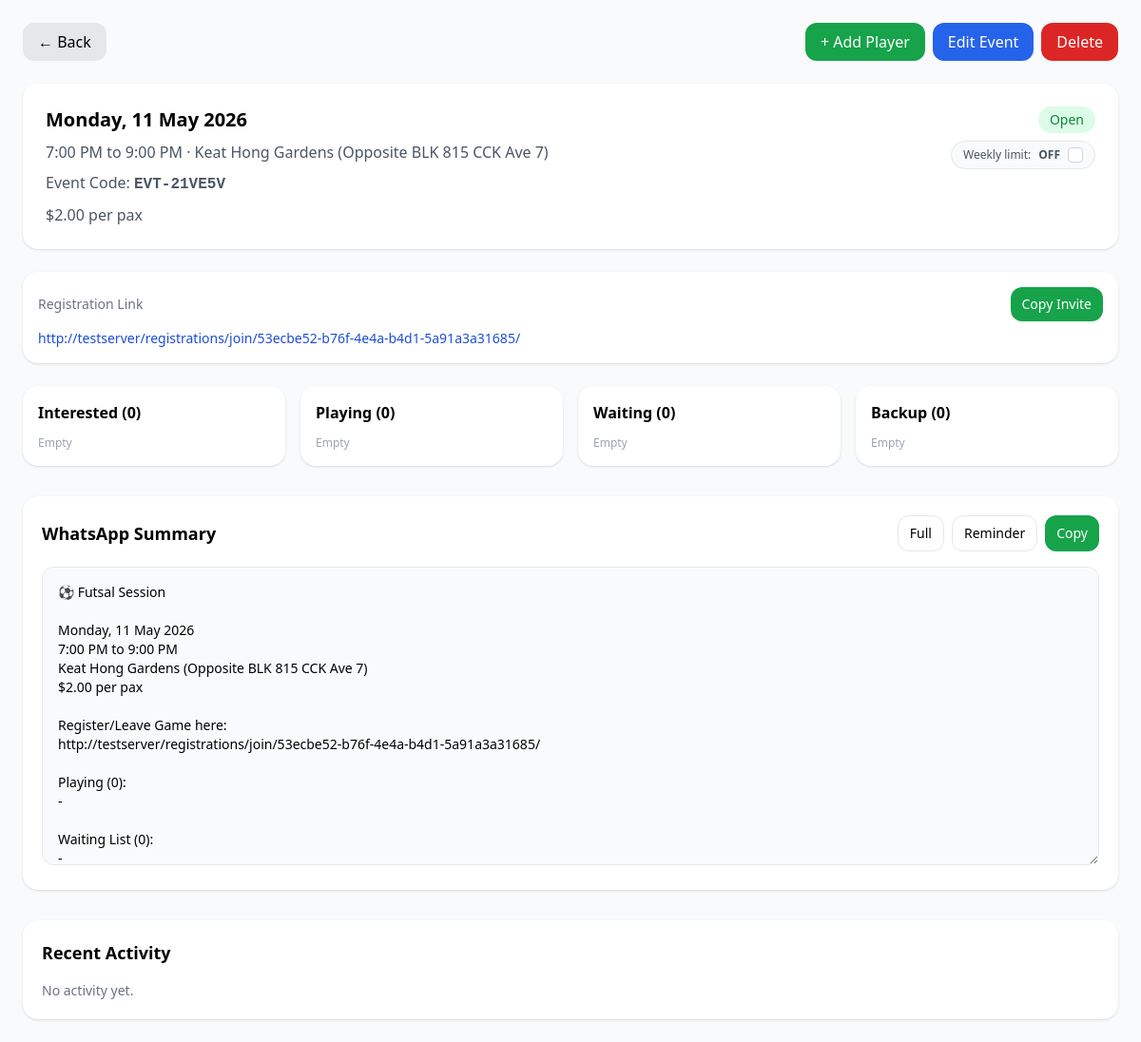
Before: /events/8/ (signed in) with the older database file.
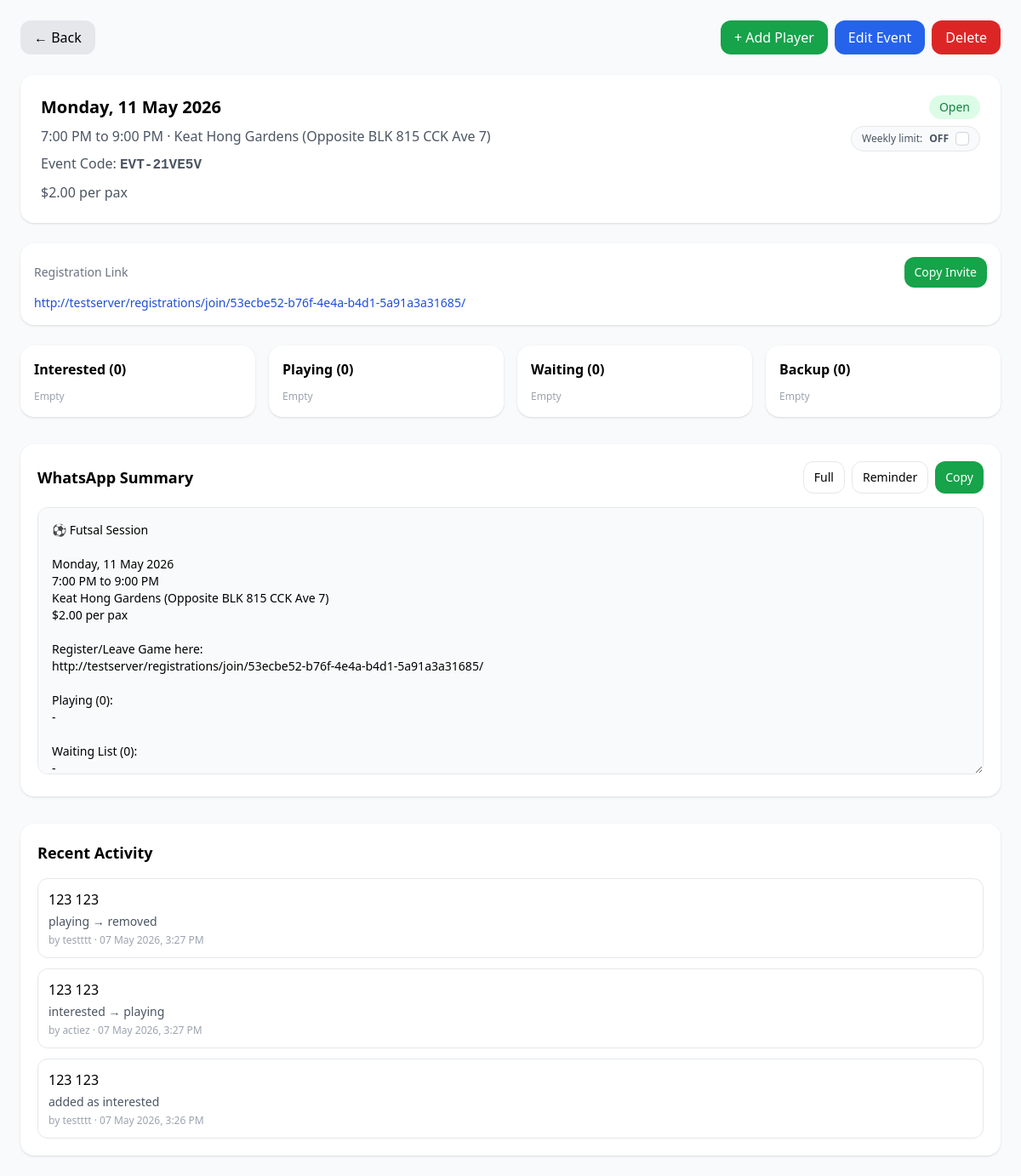
After: the same page with the newer database file.
### registrations/models.py (models this page shows, shortened)
class EventStatusLog(models.Model):
    registration = models.ForeignKey(EventRegistration, on_delete=models.CASCADE, related_name="status_logs")
    old_status = models.CharField(max_length=20, blank=True)
    new_status = models.CharField(max_length=20)
    changed_by = models.ForeignKey(
        settings.AUTH_USER_MODEL,
        on_delete=models.SET_NULL,
        null=True,
        related_name="registration_changes",
    )
    changed_at = models.DateTimeField(auto_now_add=True)

class EventRegistration(models.Model):
    STATUS_INTERESTED = "interested"
    STATUS_PLAYING = "playing"
    STATUS_WAITING = "waiting"
    STATUS_BACKUP = "backup"
    STATUS_REMOVED = "removed"
    STATUS_CHOICES = [
        (STATUS_INTERESTED, "Interested"),
        (STATUS_PLAYING, "Playing"),
        (STATUS_WAITING, "Waiting"),
        (STATUS_BACKUP, "Backup"),
        (STATUS_REMOVED, "Removed"),
    ]
    SOURCE_WEB = "web"
    SOURCE_WHATSAPP = "whatsapp"
    SOURCE_ADMIN = "admin"
    SOURCE_CHOICES = [
        (SOURCE_WEB, "Web"),
        (SOURCE_WHATSAPP, "WhatsApp"),
        (SOURCE_ADMIN, "Admin"),
    ]
    event = models.ForeignKey(Event, on_delete=models.CASCADE, related_name="registrations")
    user = models.ForeignKey(settings.AUTH_USER_MODEL, on_delete=models.CASCADE, related_name="event_registrations")
    sequence_number = models.PositiveIntegerField()
    status = models.CharField(max_length=20, choices=STATUS_CHOICES, default=STATUS_INTERESTED)
    source = models.CharField(
    max_length=20,
    choices=SOURCE_CHOICES,
    default=SOURCE_WEB,
    )
    registered_at = models.DateTimeField(auto_now_add=True)
    notified_at = models.DateTimeField(null=True, blank=True)
    remarks = models.TextField(blank=True)
    class Meta:
        unique_together = ("event", "user")
        ordering = ["sequence_number"]

### accounts/models.py (models this page shows, shortened)
class User(AbstractUser):
    ROLE_USER = "user"
    ROLE_ADMIN = "admin"
    ROLE_SUPERADMIN = "superadmin"
    ROLE_CHOICES = [
        (ROLE_USER, "User"),
        (ROLE_ADMIN, "Admin"),
        (ROLE_SUPERADMIN, "Superadmin"),
    ]
    PLAYER_NEW = "new"
    PLAYER_REGULAR = "regular"
    PLAYER_CORE = "core"
    PLAYER_NAUGHTY = "naughty"
    PLAYER_TYPE_CHOICES = [
        (PLAYER_NEW, "New"),
        (PLAYER_REGULAR, "Regular"),
        (PLAYER_CORE, "Core"),
        (PLAYER_NAUGHTY, "Naughty"),
    ]
    role = models.CharField(max_length=20, choices=ROLE_CHOICES, default=ROLE_USER)
    player_type = models.CharField(max_length=20, choices=PLAYER_TYPE_CHOICES, default=PLAYER_NEW)
    mobile_number = models.CharField(max_length=30, blank=True)
    games_played_count = models.PositiveIntegerField(default=0)
    email_verified = models.BooleanField(default=False)
    admin_notes = models.TextField(blank=True, default="")

### events/views.py (the view)
# urls.py: path("<int:pk>/", EventDetailView.as_view(), name="event_detail"),
class EventDetailView(AdminRequiredMixin, DetailView):
    model = Event
    template_name = "events/detail.html"
    context_object_name = "event"
    def get_context_data(self, **kwargs):
        context = super().get_context_data(**kwargs)
        event = self.object
        join_url = self.request.build_absolute_uri(
            reverse("join_event", kwargs={"token": event.registration_token})
        )
        registrations = event.registrations.select_related("user").order_by("sequence_number")
        interested_regs = registrations.filter(status=EventRegistration.STATUS_INTERESTED)
        playing_regs = registrations.filter(status=EventRegistration.STATUS_PLAYING)
        waiting_regs = registrations.filter(status=EventRegistration.STATUS_WAITING)
        backup_regs = registrations.filter(status=EventRegistration.STATUS_BACKUP)
        context["interested_regs"] = interested_regs
        context["playing_regs"] = playing_regs
        context["waiting_regs"] = waiting_regs
        context["backup_regs"] = backup_regs
        context["playing_full"] = playing_regs.count() >= event.playing_slots
        context["waiting_full"] = waiting_regs.count() >= event.waiting_slots
        playing_lines = [
            f"{idx}. {reg.user.get_full_name() or reg.user.username}"
            for idx, reg in enumerate(playing_regs, start=1)
        ]
        waiting_lines = [
            f"{idx}. {reg.user.get_full_name() or reg.user.username}"
            for idx, reg in enumerate(waiting_regs, start=1)
        ]
        full_summary_lines = [
            "⚽ Futsal Session",
            "",
            f"{event.weekday_display}, {event.date_display}",
            event.time_range_display,
            event.location,
            f"${event.amount_payable} per pax",
            "",
            "Register/Leave Game here:",
            join_url,
            "",
            f"Playing ({playing_regs.count()}):",
        ]
        full_summary_lines.extend(playing_lines or ["-"])
        full_summary_lines.extend([
            "",
            f"Waiting List ({waiting_regs.count()}):",
        ])
        full_summary_lines.extend(waiting_lines or ["-"])
        reminder_summary_lines = [
            "⚽ Futsal Reminder",
            "",
            f"{event.weekday_display}, {event.date_display}",
            event.time_range_display,
            event.location,
            "",
            f"Playing ({playing_regs.count()}):",
        ]
        reminder_summary_lines.extend(playing_lines or ["-"])
        invite_lines = [
            "⚽ Futsal Session",
            "",
            f"{event.weekday_display}, {event.date_display}",
            event.time_range_display,
            event.location,
            f"${event.amount_payable} per pax",
            "",
            "Join here:",
            join_url,
        ]
        settings_obj = SystemSettings.get_solo()
        context["weekly_limit_enabled"] = settings_obj.only_allow_once_per_week_registration
        context["whatsapp_summary"] = "\n".join(full_summary_lines)
        context["invite_text"] = "\n".join(invite_lines)
        context["whatsapp_reminder_summary"] = "\n".join(reminder_summary_lines)
        context["join_url"] = join_url
        context["status_logs"] = (
            EventStatusLog.objects
            .filter(registration__event=event)
            .select_related("registration__user", "changed_by")
            .order_by("-changed_at")[:10]
        )
        context["registration_closed"] = timezone.now() >= event.start_datetime
        return context

### core/mixins.py (called while the page is built)
    def dispatch(self, request, *args, **kwargs):
        if not request.user.is_authenticated:
            return redirect("login")
        if not (request.user.is_staff or request.user.is_superuser):
            return redirect("player_home")
        return super().dispatch(request, *args, **kwargs)

### events/models.py (called while the page is built)
    @property
    def weekday_display(self):
        local_start = timezone.localtime(self.start_datetime)
        return local_start.strftime("%A")

    @property
    def date_display(self):
        local_start = timezone.localtime(self.start_datetime)
        return local_start.strftime("%d %B %Y")

    @property
    def time_range_display(self):
        local_start = timezone.localtime(self.start_datetime)
        local_end = timezone.localtime(self.end_datetime)
        start = local_start.strftime("%I:%M %p").lstrip("0")
        end = local_end.strftime("%I:%M %p").lstrip("0")
        return f"{start} to {end}"

### templates/events/detail.html (shortened to what the changed rows need)
<!DOCTYPE html>
<html>
<head>
    <script src="https://cdn.tailwindcss.com"></script>
</head>
<body class="bg-gray-50 p-6">
<div class="max-w-6xl mx-auto">
    <div class="bg-white p-6 rounded-2xl shadow mb-6">
    <div class="flex justify-between items-start gap-4">
        <div class="flex-1">
            <h1 class="text-xl font-bold mb-2">
                {{ event.weekday_display }}, {{ event.date_display }}
            </h1>
        </div>
    </div>
</div>
    <div class="grid grid-cols-1 md:grid-cols-4 gap-4">
        {% include "events/_player_column.html" with title="Interested" players=interested_regs %}
        {% include "events/_player_column.html" with title="Playing" players=playing_regs %}
        {% include "events/_player_column.html" with title="Waiting" players=waiting_regs %}
        {% include "events/_player_column.html" with title="Backup" players=backup_regs %}
    </div>
    <div class="mt-8 bg-white rounded-2xl shadow p-5">
        <div class="flex items-center justify-between mb-4 flex-wrap gap-3">
            <h2 class="text-lg font-semibold">WhatsApp Summary</h2>
        </div>
    </div>
    <div class="mt-8 bg-white rounded-2xl shadow p-5">
        <h2 class="text-lg font-semibold mb-4">Recent Activity</h2>
        {% if status_logs %}
            <div class="space-y-3">
                {% for log in status_logs %}
                    <div class="border rounded-xl p-3">
                        <div class="font-medium">
                            {{ log.registration.user.get_full_name|default:log.registration.user.username }}
                        </div>
                        <div class="text-sm text-gray-600 mt-1">
                            {% if log.old_status %}
                                {{ log.old_status }} → {{ log.new_status }}
                            {% else %}
                                added as {{ log.new_status }}
                            {% endif %}
                        </div>
                        <div class="text-xs text-gray-400 mt-1">
                            by {{ log.changed_by.username|default:"system" }} · {{ log.changed_at|date:"d M Y, g:i A" }}
                        </div>
                    </div>
                {% endfor %}
            </div>
        {% else %}
            <p class="text-sm text-gray-500">No activity yet.</p>
        {% endif %}
    </div>
</div>
</body>
</html>

Changed rows visible on the page:
added EventStatusLog: registration.user.get_full_name "123 123", old_status "playing", new_status "removed", changed_by.username "testttt", changed_at "07 May 2026, 3:27 PM"
added EventStatusLog: registration.user.get_full_name "123 123", old_status "interested", new_status "playing", changed_by.username "actiez", changed_at "07 May 2026, 3:27 PM"
added EventStatusLog: registration.user.get_full_name "123 123", new_status "interested", changed_by.username "testttt", changed_at "07 May 2026, 3:26 PM"
Other visible differences:
text no longer shown: "No activity yet."
